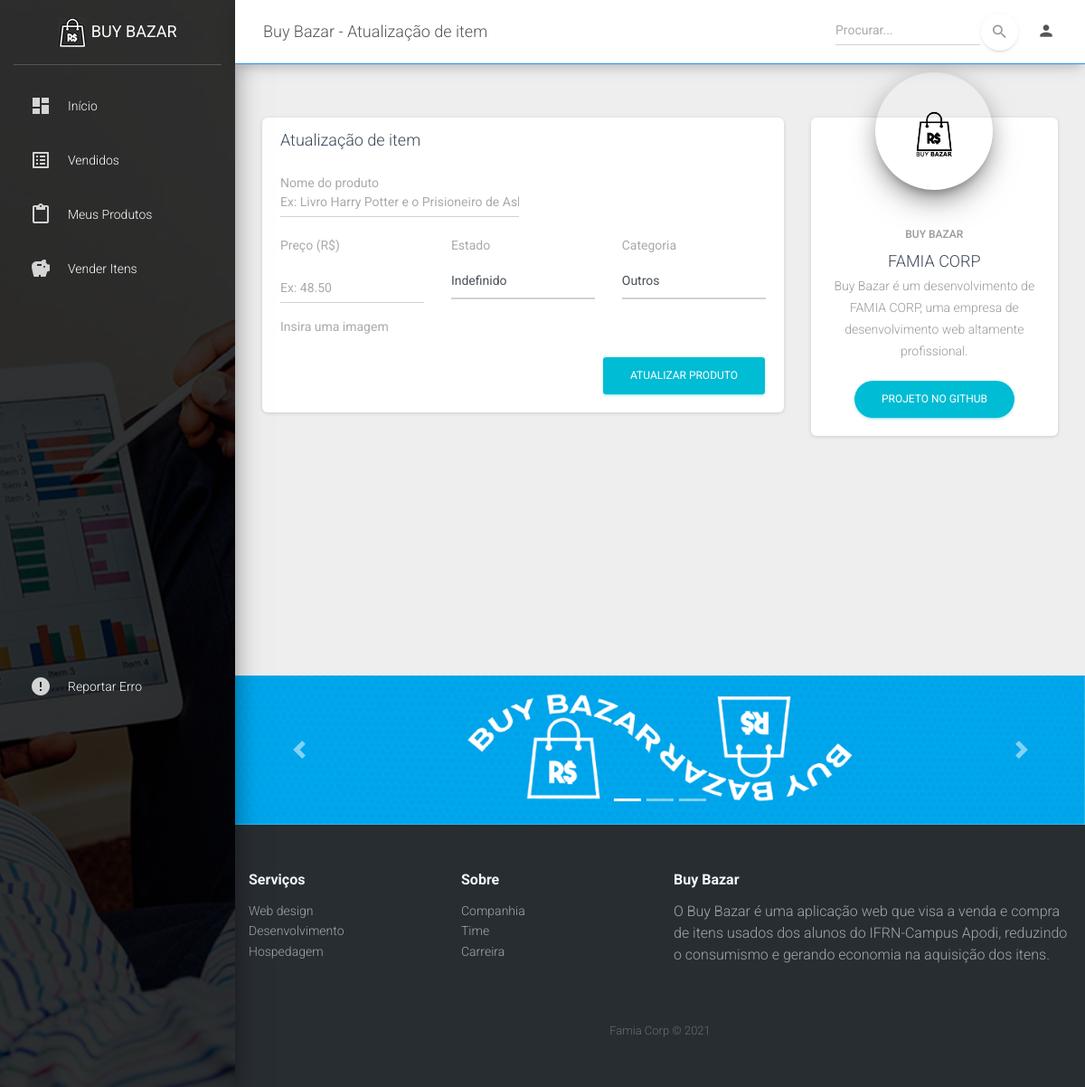
Before: /atualizar-produto/58/ with the older database file.
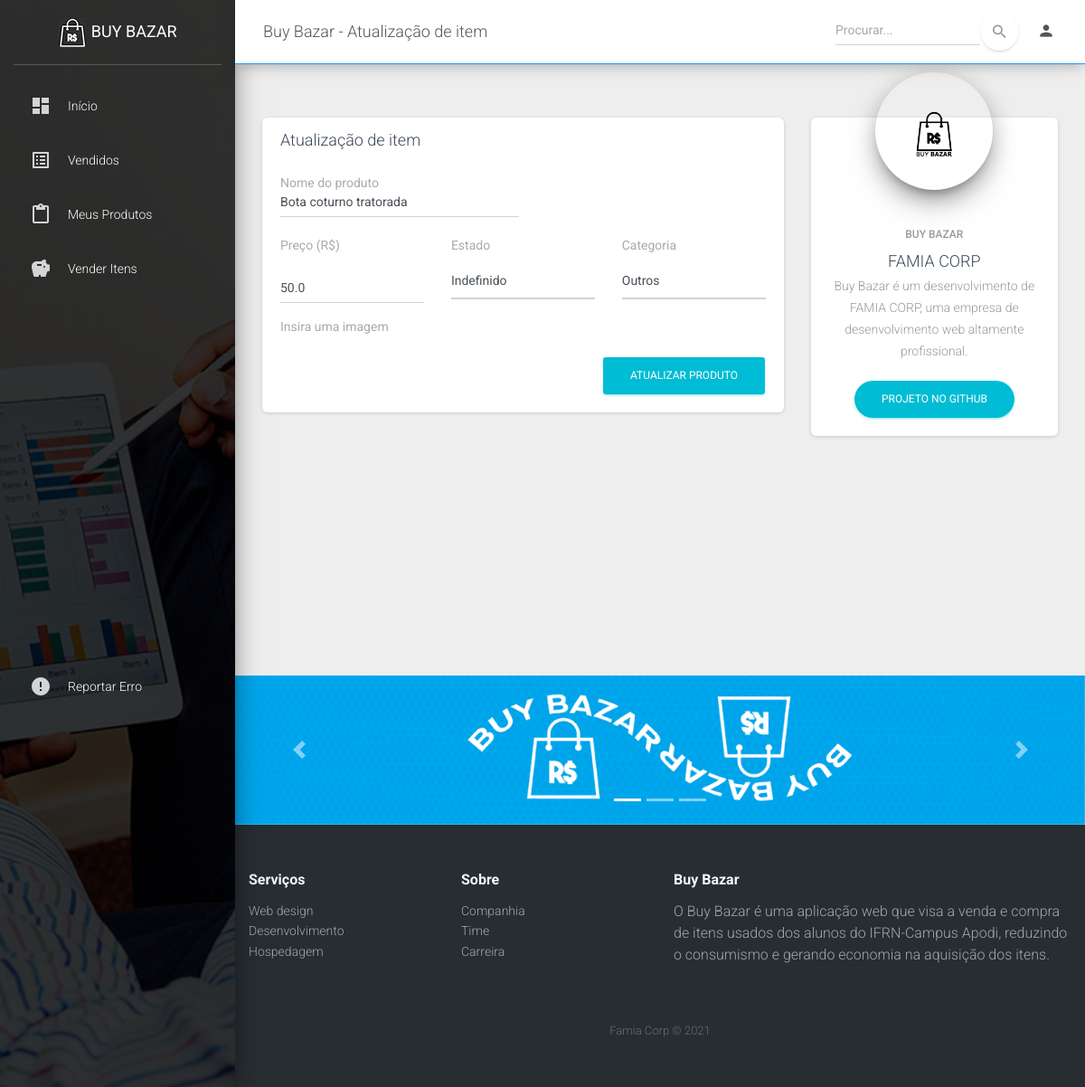
After: the same page with the newer database file.
### tables this page shows
CREATE TABLE produtos (
  id integer primary key autoincrement,
  nome varchar(60) not null,
  preco float not null,
  situacao varchar(30),
  categoria varchar(12),
  data_pub datetime,
  nome_imagem text,
  usuario_id
);

### app/routes.py (the view, shortened to what this page needs)
@app.route('/atualizar-produto/<produto_id>/', methods=['GET', 'POST', 'PUT',])
def atualizarProduto(produto_id):
  controle_produto = ProdutosDAO(get_db())
  produto = controle_produto.obter_especifico(
    produto_id
  )
  return render_template('atualizar-produto.html', produto=produto)

### app/controllers/produtodao.py (called while the page is built)
  def obter_especifico(self, id):
    sql = """
    select * from produtos
    where id = ?;
    """
    cursor = self.db.cursor()
    cursor.execute(sql, (id,))
    return cursor.fetchone()

### app/models/connection.py (called while the page is built)
def get_db():
  db = getattr(g, '_database', None)
  if db is None:
    g._database = sqlite3.connect(DATABASE)
    db = g._database
  return db

@app.teardown_appcontext
def close_connection(exception):
  db = getattr(g, '_database', None)
  if db is not None:
    db.close()

### app/templates/atualizar-produto.html (shortened to what the changed rows need)
<!DOCTYPE html>
<html lang="pt-br">
<head>
  <link rel="stylesheet" href="https://maxcdn.bootstrapcdn.com/font-awesome/latest/css/font-awesome.min.css">
  <link href="{{url_for('static', filename='assets/css/material-dashboard.css')}}" rel="stylesheet" />
  <link rel="stylesheet" href="{{url_for('static', filename='assets/css/Footer-Dark.css')}}">
</head>
<body class="">
  <div class="wrapper">
    <div class="main-panel">
      <div class="content">
        <div class="container-fluid">
          <div class="row">
            <div class="col-md-8">
              <div class="card">
                <div class="card-body">
                  <form method="POST" action="{{url_for('atualizarProduto', produto_id=produto[0])}}" enctype="multipart/form-data">
                    <div class="row">
                      <div class="col-md-6 pr-1">
                        <div class="form-group">
                          <label>Nome do produto</label>
                          <input type="text" value="{{produto[1]}}" name="nome" maxlength="50" class="form-control" placeholder="Ex: Livro Harry Potter e o Prisioneiro de Askaban" required>
                        </div>
                      </div>
                    </div>
                    <div class="row">
                      <div class="col-md-4">
                        <div class="form-group">
                          <label>Preço (R$)</label>
                        </div>
                        <input type="text" value="{{produto[2]}}" name="preco" maxlength="50" class="form-control" placeholder="Ex: 48.50" required>
                      </div>
                    </div>
                  </form>
                </div>
              </div>
            </div>
          </div>
        </div>
      </div>
</body>
</html>

Changed rows visible on the page:
added produtos: nome "Bota coturno tratorada", preco "50.0"
